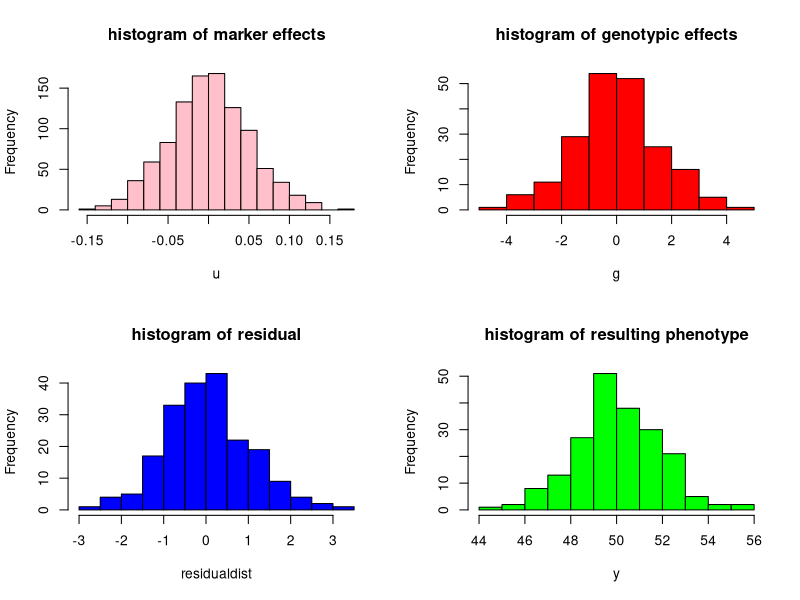

Generate this figure with R:
#random population of 200 lines with 1000 markers
M <- matrix(rep(0,200*1000),200,1000)
for (i in 1:200) {
  M[i,] <- ifelse(runif(1000)<0.5,-1,1)
}

simpheno <- function(geno, grandmean = 0, markeffdist = rnorm(n=ncol(geno), 0,0.05), residualdist = rnorm(n=nrow(geno), 0,1), seed=123, plot=TRUE ){
#random phenotypes
set.seed(seed)
u <- markeffdist
g <- as.vector(crossprod(t(geno),u))
y <- grandmean + g + residualdist
genovar <- var(g)
print(paste("genotypic variance = ", round(genovar,2), sep=""))
print(paste("error variance = ", round(var(residualdist),2), sep=""))
print(paste("heritability = ", round(var(g)/ var(y),2)))
if(plot){
  par(mfrow=c(2,2))
  hist(u, main = "histogram of marker effects", col="pink")
  hist(g, main = "histogram of genotypic effects", col="red")
  hist(residualdist, main="histogram of residual", col="blue")
  hist(y, main= "histogram of resulting phenotype", col="green")
}
return(y)
}
simpheno(M, 50, markeffdist= rnorm(n=ncol(M), 0,0.05))